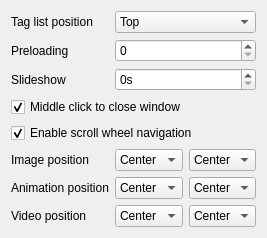
      <widget class="QWidget" name="pageImageWindow">
       <layout class="QFormLayout" name="formLayout_22">
        <item row="0" column="0">
         <widget class="QLabel" name="labelTagsPosition">
          <property name="text">
           <string>Tag list position</string>
          </property>
         </widget>
        </item>
        <item row="0" column="1">
         <widget class="QComboBox" name="comboTagsPosition">
          <item>
           <property name="text">
            <string>Top</string>
           </property>
          </item>
          <item>
           <property name="text">
            <string>Left</string>
           </property>
          </item>
          <item>
           <property name="text">
            <string>Auto</string>
           </property>
          </item>
         </widget>
        </item>
        <item row="1" column="0">
         <widget class="QLabel" name="labelPreload">
          <property name="text">
           <string>Preloading</string>
          </property>
         </widget>
        </item>
        <item row="1" column="1">
         <widget class="QSpinBox" name="spinPreload"/>
        </item>
        <item row="2" column="0">
         <widget class="QLabel" name="labelSlideshow">
          <property name="text">
           <string>Slideshow</string>
          </property>
         </widget>
        </item>
        <item row="2" column="1">
         <widget class="QSpinBox" name="spinSlideshow">
          <property name="suffix">
           <string>s</string>
          </property>
          <property name="maximum">
           <number>86400</number>
          </property>
         </widget>
        </item>
        <item row="3" column="0" colspan="2">
         <widget class="QCheckBox" name="checkImageCloseMiddleClick">
          <property name="text">
           <string>Middle click to close window</string>
          </property>
          <property name="checked">
           <bool>true</bool>
          </property>
         </widget>
        </item>
        <item row="4" column="0" colspan="2">
         <widget class="QCheckBox" name="checkImageNavigateScroll">
          <property name="text">
           <string>Enable scroll wheel navigation</string>
          </property>
          <property name="checked">
           <bool>true</bool>
          </property>
         </widget>
        </item>
        <item row="5" column="0">
         <widget class="QLabel" name="labelImagePositionImage">
          <property name="text">
           <string>Image position</string>
          </property>
         </widget>
        </item>
        <item row="5" column="1">
         <layout class="QHBoxLayout" name="layoutImagePositionImage">
          <item>
           <widget class="QComboBox" name="comboImagePositionImageV">
            <property name="currentIndex">
             <number>1</number>
            </property>
            <item>
             <property name="text">
              <string>Top</string>
             </property>
            </item>
            <item>
             <property name="text">
              <string>Center</string>
             </property>
            </item>
            <item>
             <property name="text">
              <string>Bottom</string>
             </property>
            </item>
           </widget>
          </item>
          <item>
           <widget class="QComboBox" name="comboImagePositionImageH">
            <property name="currentIndex">
             <number>1</number>
            </property>
            <item>
             <property name="text">
              <string>Left</string>
             </property>
            </item>
            <item>
             <property name="text">
              <string>Center</string>
             </property>
            </item>
            <item>
             <property name="text">
              <string>Right</string>
             </property>
            </item>
           </widget>
          </item>
         </layout>
        </item>
        <item row="6" column="0">
         <widget class="QLabel" name="labelImagePositionAnimation">
          <property name="text">
           <string>Animation position</string>
          </property>
         </widget>
        </item>
        <item row="6" column="1">
         <layout class="QHBoxLayout" name="layoutImagePositionAnimation">
          <item>
           <widget class="QComboBox" name="comboImagePositionAnimationV">
            <property name="currentIndex">
             <number>1</number>
            </property>
            <item>
             <property name="text">
              <string>Top</string>
             </property>
            </item>
            <item>
             <property name="text">
              <string>Center</string>
             </property>
            </item>
            <item>
             <property name="text">
              <string>Bottom</string>
             </property>
            </item>
           </widget>
          </item>
          <item>
           <widget class="QComboBox" name="comboImagePositionAnimationH">
            <property name="currentIndex">
             <number>1</number>
            </property>
            <item>
             <property name="text">
              <string>Left</string>
             </property>
            </item>
            <item>
             <property name="text">
              <string>Center</string>
             </property>
            </item>
            <item>
             <property name="text">
              <string>Right</string>
             </property>
            </item>
           </widget>
          </item>
         </layout>
        </item>
        <item row="7" column="0">
         <widget class="QLabel" name="labelImagePositionVideo">
          <property name="text">
           <string>Video position</string>
          </property>
         </widget>
        </item>
        <item row="7" column="1">
         <layout class="QHBoxLayout" name="layoutImagePositionVideo">
          <item>
           <widget class="QComboBox" name="comboImagePositionVideoV">
            <property name="currentIndex">
             <number>1</number>
            </property>
            <item>
             <property name="text">
              <string>Top</string>
             </property>
            </item>
            <item>
             <property name="text">
              <string>Center</string>
             </property>
            </item>
            <item>
             <property name="text">
              <string>Bottom</string>
             </property>
            </item>
           </widget>
          </item>
          <item>
           <widget class="QComboBox" name="comboImagePositionVideoH">
            <property name="currentIndex">
             <number>1</number>
            </property>
            <item>
             <property name="text">
              <string>Left</string>
             </property>
            </item>
            <item>
             <property name="text">
              <string>Center</string>
             </property>
            </item>
            <item>
             <property name="text">
              <string>Right</string>
             </property>
            </item>
           </widget>
          </item>
         </layout>
        </item>
       </layout>
      </widget>
